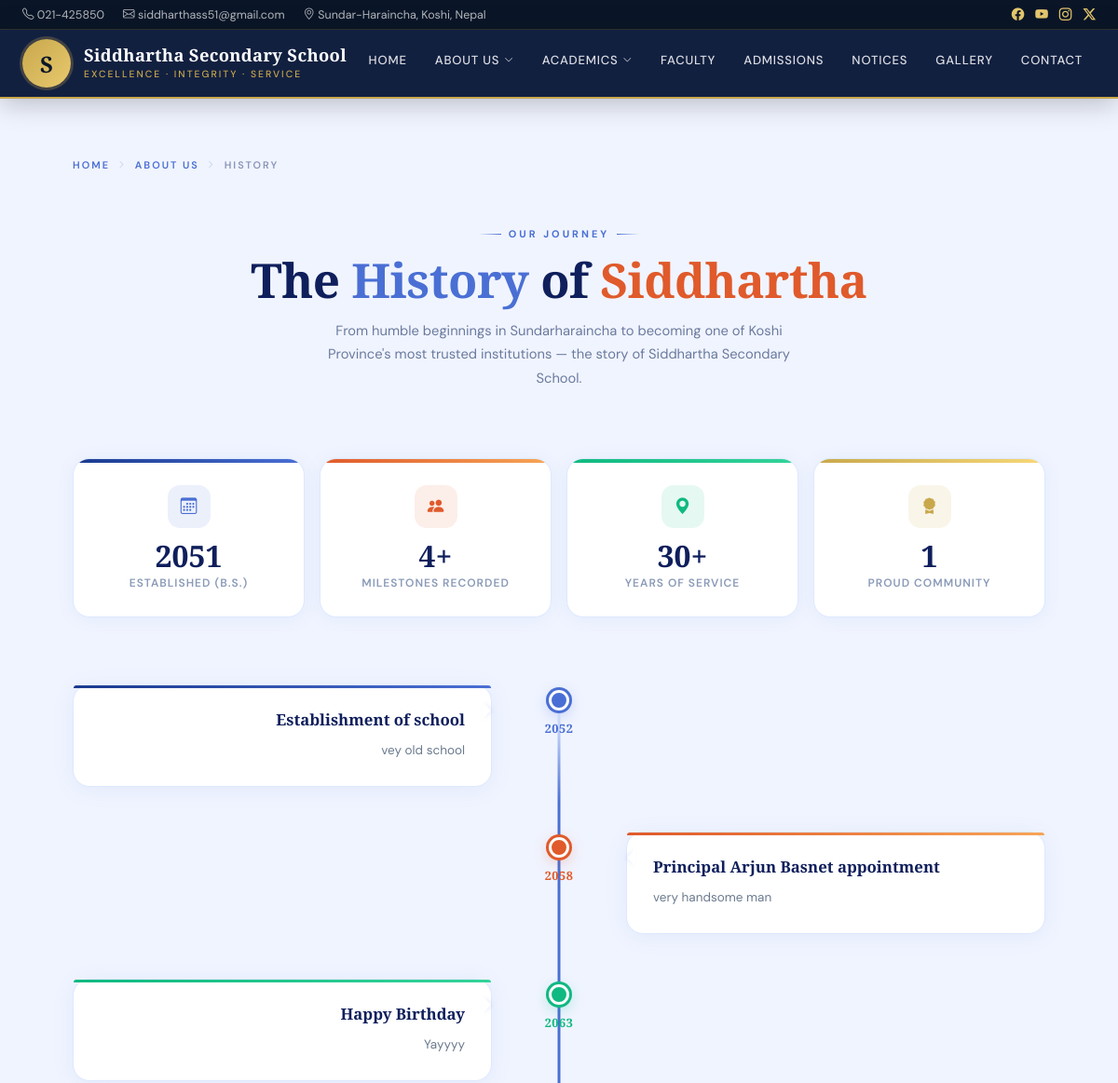
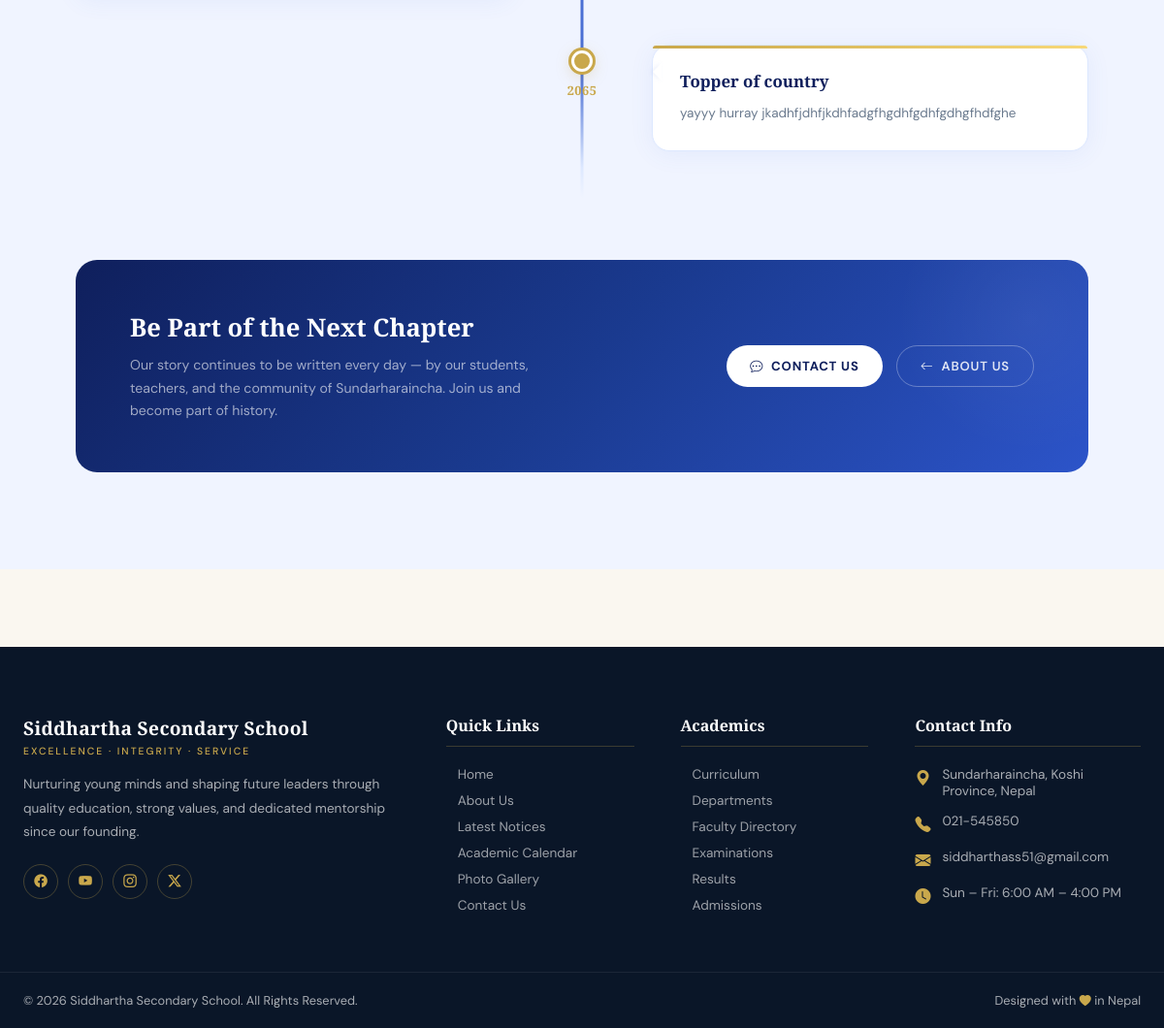
Page /about/history/ on the committed database (2 pictures, top to bottom).
### about/models.py (models this page shows, shortened)
class HistoryEntry(models.Model):
    year_or_era = models.CharField(max_length=100, help_text="e.g., '1988' or 'The Early Years'")
    title = models.CharField(max_length=200)
    description = models.TextField()
    class Meta:
        verbose_name_plural = "History Entries"
        ordering = ['year_or_era'] # Keeps history chronological

### about/views.py (the view)
# urls.py: path('history/', views.history, name='history'),
def history(request):
    history_entries = HistoryEntry.objects.all().order_by('year_or_era')
    return render(request, 'about/history.html', {'history_entries': history_entries})

### about/templates/about/history.html (shortened to what this page needs)
{% extends 'core/base.html' %}
{% load static %}
{% block content %}
<div class="history-page">
<div class="history-wrap">
    <div class="hist-breadcrumb">
        <a href="/">Home</a>
        <i class="bi bi-chevron-right"></i>
        <a href="#">About Us</a>
        <i class="bi bi-chevron-right"></i>
        <span>History</span>
    </div>
    <div class="hist-heading">
        <div class="hist-page-label">Our Journey</div>
        <h1>The <span class="a-blue">History</span> of <span class="a-orange">Siddhartha</span></h1>
        <p>
            From humble beginnings in Sundarharaincha to becoming one of Koshi Province's
            most trusted institutions — the story of Siddhartha Secondary School.
        </p>
    </div>
    <div class="stats-strip">
        <div class="stat-card">
            <div class="stat-icon si-blue"><i class="bi bi-calendar3"></i></div>
            <div class="stat-number">2051</div>
            <div class="stat-label">Established (B.S.)</div>
        </div>
        <div class="stat-card">
            <div class="stat-icon si-orange"><i class="bi bi-people-fill"></i></div>
            <div class="stat-number">{{ history_entries.count }}+</div>
            <div class="stat-label">Milestones Recorded</div>
        </div>
        <div class="stat-card">
            <div class="stat-icon si-green"><i class="bi bi-geo-alt-fill"></i></div>
            <div class="stat-number">30+</div>
            <div class="stat-label">Years of Service</div>
        </div>
        <div class="stat-card">
            <div class="stat-icon si-gold"><i class="bi bi-award-fill"></i></div>
            <div class="stat-number">1</div>
            <div class="stat-label">Proud Community</div>
        </div>
    </div>
    <div class="timeline-section">
        {% if history_entries %}
            <div class="timeline-items">
                {% for entry in history_entries %}
                <div class="tl-item">
                    {% if forloop.counter|divisibleby:2 %}
                        <div class="tl-node">
                            <div class="tl-dot"></div>
                            <div class="tl-year">{{ entry.year_or_era }}</div>
                        </div>
                        <div class="tl-content">
                            <div class="tl-card">
                                <h3>{{ entry.title }}</h3>
                                <p>{{ entry.description }}</p>
                            </div>
                        </div>
                    {% else %}
                        <div class="tl-content">
                            <div class="tl-card">
                                <h3>{{ entry.title }}</h3>
                                <p>{{ entry.description }}</p>
                            </div>
                        </div>
                        <div class="tl-node">
                            <div class="tl-dot"></div>
                            <div class="tl-year">{{ entry.year_or_era }}</div>
                        </div>
                    {% endif %}
                </div>
                {% endfor %}
            </div>
        {% else %}
            <div class="history-empty">
                <i class="bi bi-clock-history"></i>
                <h3>No History Entries Yet</h3>
                <p>History milestones will appear here once they are added through the admin panel.</p>
            </div>
        {% endif %}
    </div>
    <div class="hist-banner">
        <div class="hb-text">
            <h3>Be Part of the Next Chapter</h3>
            <p>
                Our story continues to be written every day — by our students, teachers,
                and the community of Sundarharaincha. Join us and become part of history.
            </p>
        </div>
        <div class="hb-actions">
            <a href="{% url 'contact' %}" class="hb-btn-white">
                <i class="bi bi-chat-dots"></i> Contact Us
            </a>
            <a href="{% url 'about_introduction' %}" class="hb-btn-outline">
                <i class="bi bi-arrow-left"></i> About Us
            </a>
        </div>
    </div>
</div>
</div>
{% endblock %}

### core/templates/core/base.html (style rules this page uses)
:root { --navy: #0a1628; --navy-2: #122040; --gold: #c9a84c; --gold-lt: #e8c96e; --cream: #faf7f0; --text: #1e2a3a; --muted: #6b7a8d; --white: #ffffff; --border: rgba(201,168,76,0.25); --shadow: 0 8px 40px rgba(10,22,40,0.12); }
*, *::before, *::after { box-sizing: border-box; margin: 0; padding: 0; }
html { scroll-behavior: smooth; }
body { font-family: 'DM Sans', sans-serif; background: var(--cream); color: var(--text); overflow-x: hidden; }

### rows in the picture
HistoryEntry: title "Establishment of school", description "vey old school", year_or_era "2052"
HistoryEntry: year_or_era "2058", title "Principal Arjun Basnet appointment", description "very handsome man"
HistoryEntry: title "Happy Birthday", description "Yayyyy", year_or_era "2063"
HistoryEntry: year_or_era "2065", title "Topper of country", description "yayyy hurray jkadhfjdhfjkdhfadgfhgdhfgdhfgdhgfhdfghe"

### other values in the picture
{{ history_entries.count }} "4"
